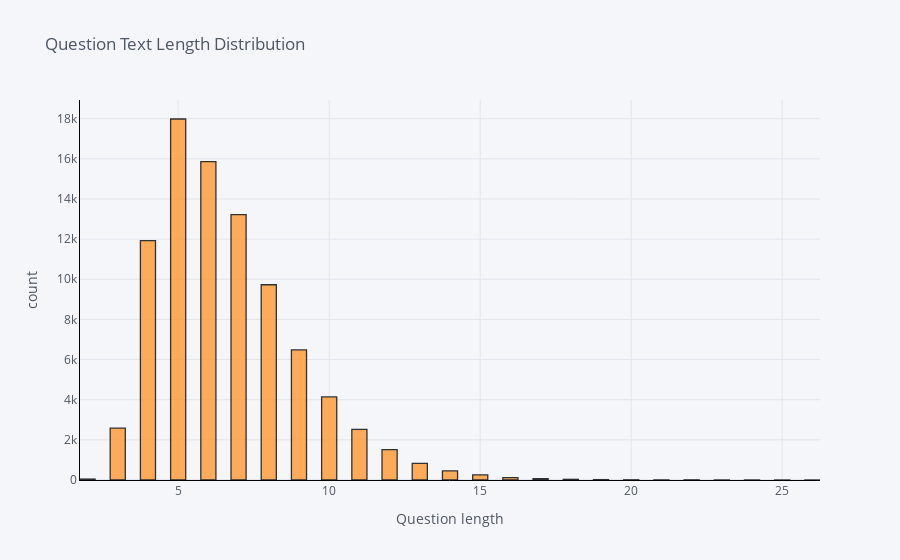

Notebook code cell kept with this figure:
### Code cell
# plot question length again
dataset['q_length'].iplot(
    kind='hist',
    bins=100,
    xTitle='Question length',
    linecolor='black',
    yTitle='count',
    title='Question Text Length Distribution')

### Figure 1 — Plotly figure (JSON) as saved in the notebook; plotly's stock layout.template omitted (floating-point values rounded to 4 significant figures; data arrays with more than 128 entries replaced by an {"elided": "..."} marker saying what was removed)
{"data": [{"histfunc": "count", "histnorm": "", "marker": {"color": "rgba(255, 153, 51, 1.0)", "line": {"color": "#000000", "width": 1.3}}, "name": "q_length", "nbinsx": 100, "opacity": 0.8, "orientation": "v", "type": "histogram", "x": {"elided": "87803 int values"}}], "layout": {"barmode": "overlay", "legend": {"bgcolor": "#F5F6F9", "font": {"color": "#4D5663"}}, "paper_bgcolor": "#F5F6F9", "plot_bgcolor": "#F5F6F9", "title": {"font": {"color": "#4D5663"}, "text": "Question Text Length Distribution"}, "xaxis": {"gridcolor": "#E1E5ED", "linecolor": "black", "showgrid": true, "tickfont": {"color": "#4D5663"}, "title": {"font": {"color": "#4D5663"}, "text": "Question length"}, "zerolinecolor": "#E1E5ED"}, "yaxis": {"gridcolor": "#E1E5ED", "linecolor": "black", "showgrid": true, "tickfont": {"color": "#4D5663"}, "title": {"font": {"color": "#4D5663"}, "text": "count"}, "zerolinecolor": "#E1E5ED"}}}
